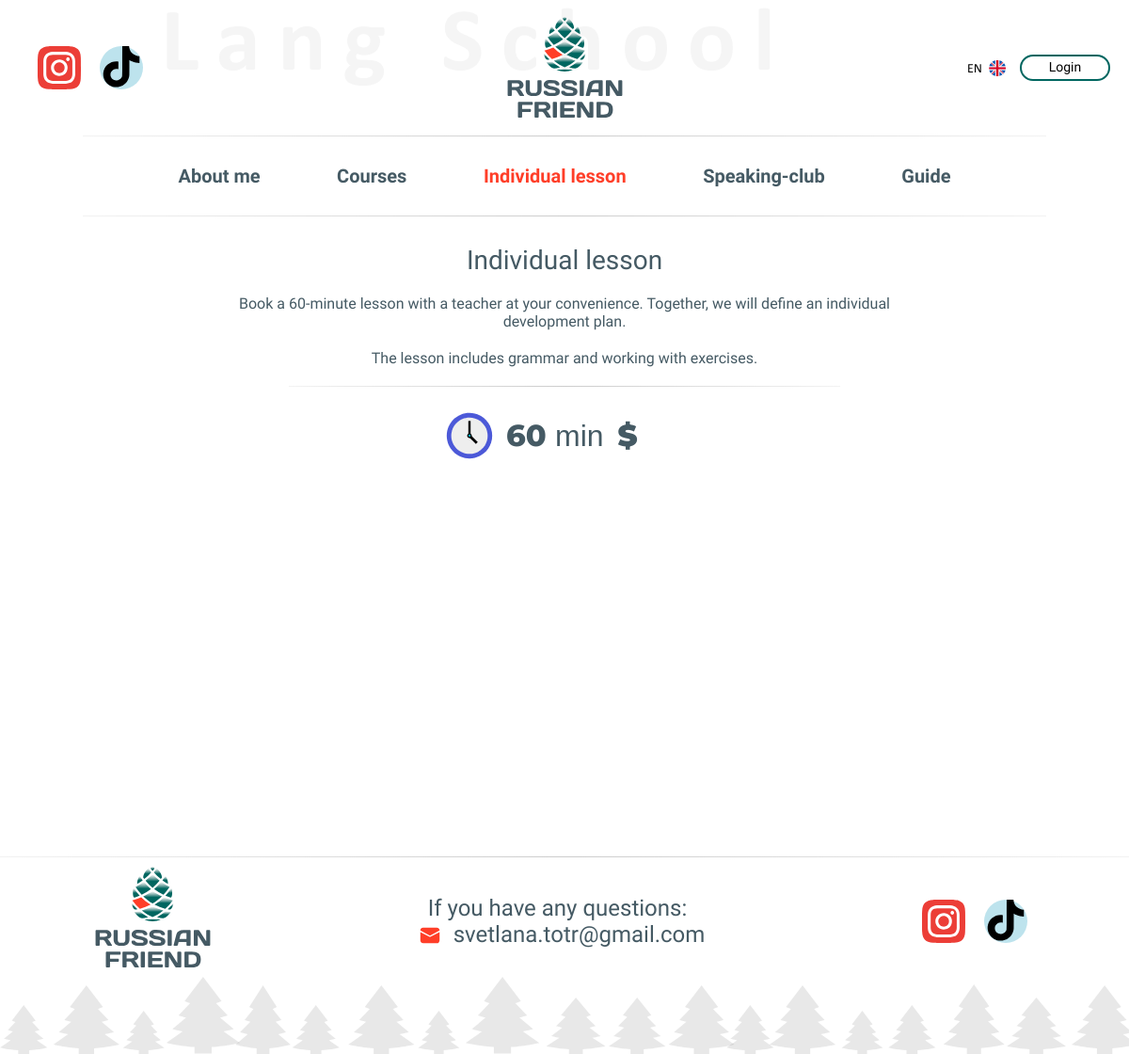
Before: /private-lesson.php with the older database file.
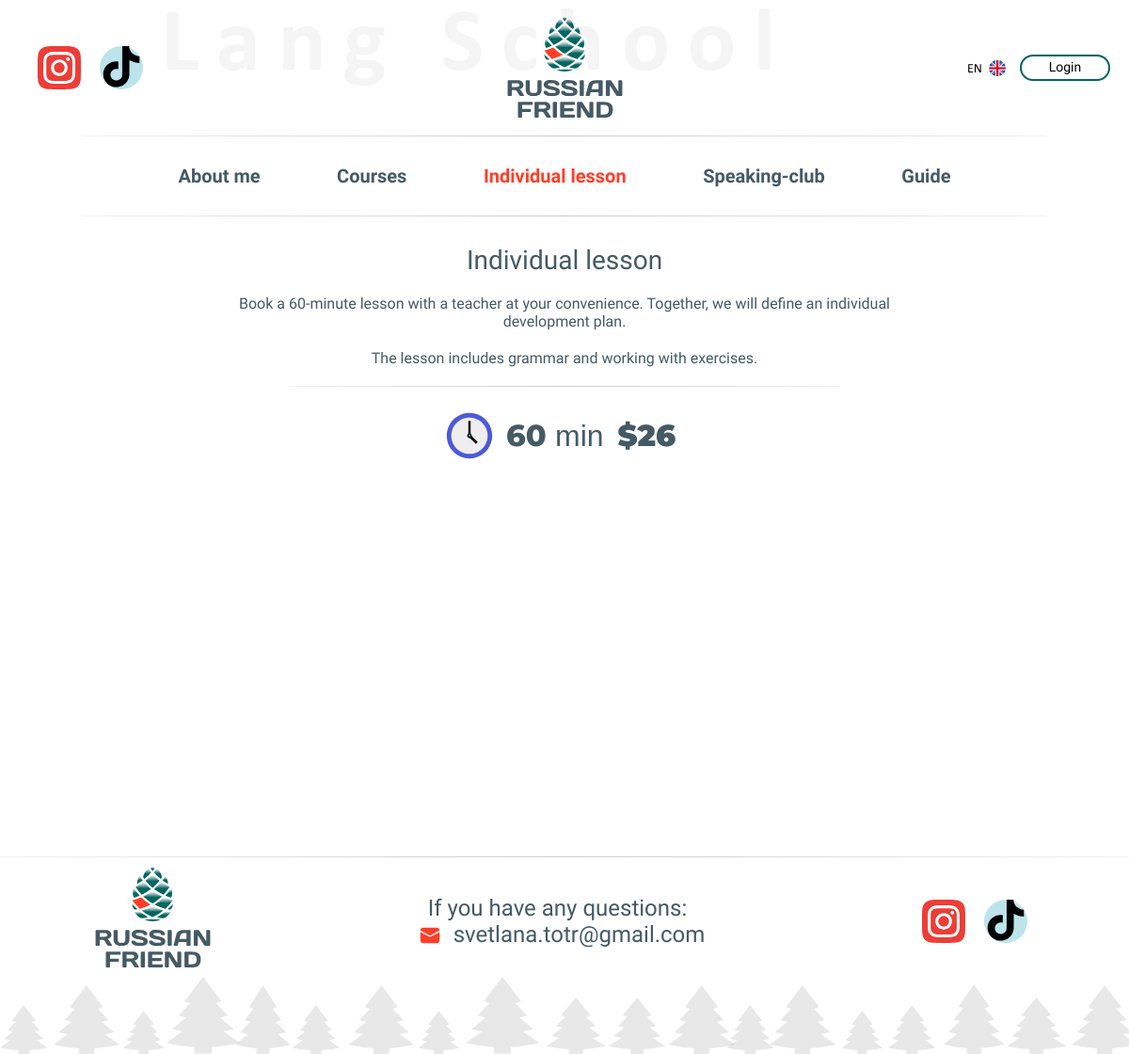
After: the same page with the newer database file.
### www/Classes/Calendar.php (called while the page is built, shortened)
<?php
class Calendar
{
    protected $dbAccess = null;
    public function __construct()
    {
        $this->dbAccess = new DbAccess();
    }
    public function getPrice()
    {
        $query = "SELECT `private`, `sclub` FROM `admin-data` WHERE 1";
        $result = $this->dbAccess->query($query);
        return mysqli_fetch_assoc($result);
    }
}

### www/Classes/DbAccess.php (called while the page is built, shortened)
<?php
class DbAccess
{
    protected $mysqli = '';
    function __construct()
    {
        $this->mysqli = new \mysqli('localhost', 'mysql', 'mysql', 'russian-friend');
    }
    public function query($query)
    {
        return $this->mysqli->query($query);
    }
}

### www/private-lesson.php (the view, shortened to what this page needs)
<?php
$objCalendar = new \Classes\Calendar();
$result = $objCalendar->getPrice();
?>
<?php require 'pages/requires/header.php'?>
<body style="max-height: 801px;">
<main class="book-lesson private-lesson">
    <div class="description-block">
        <h2 switch-lang="<?=switchLang()?>" switchable-text="Занятие с преподавателем" class="title">Individual lesson</h2>
        <p switch-lang="<?=switchLang()?>" switchable-text="Забронируй 60-минутный урок с преподавателем в удобное для тебя время. Вместе мы определим индивидуальный план развития." class="description">Book a 60-minute lesson with a teacher at your convenience. Together, we will define an individual development plan.</p>
        <p switch-lang="<?=switchLang()?>" switchable-text="Урок включает грамматику и работу с упражнениями." class="description">The lesson includes grammar and working with exercises.</p>
        <div class="decor-line"></div>
        <div class="params">
            <div class="clock-ico clock-ico--private"></div>
            <p switch-lang="<?=switchLang()?>" switchable-text="60 <span> мин </span>" class="lesson-time">60 <span> min </span></p>
            <p class="price"> $<?=$result['private']?></p>
        </div>
    </div>
</main>
</body>
<?php require 'pages/requires/footer.php' ?>

Changed rows visible on the page:
added admin-data: private "26"
